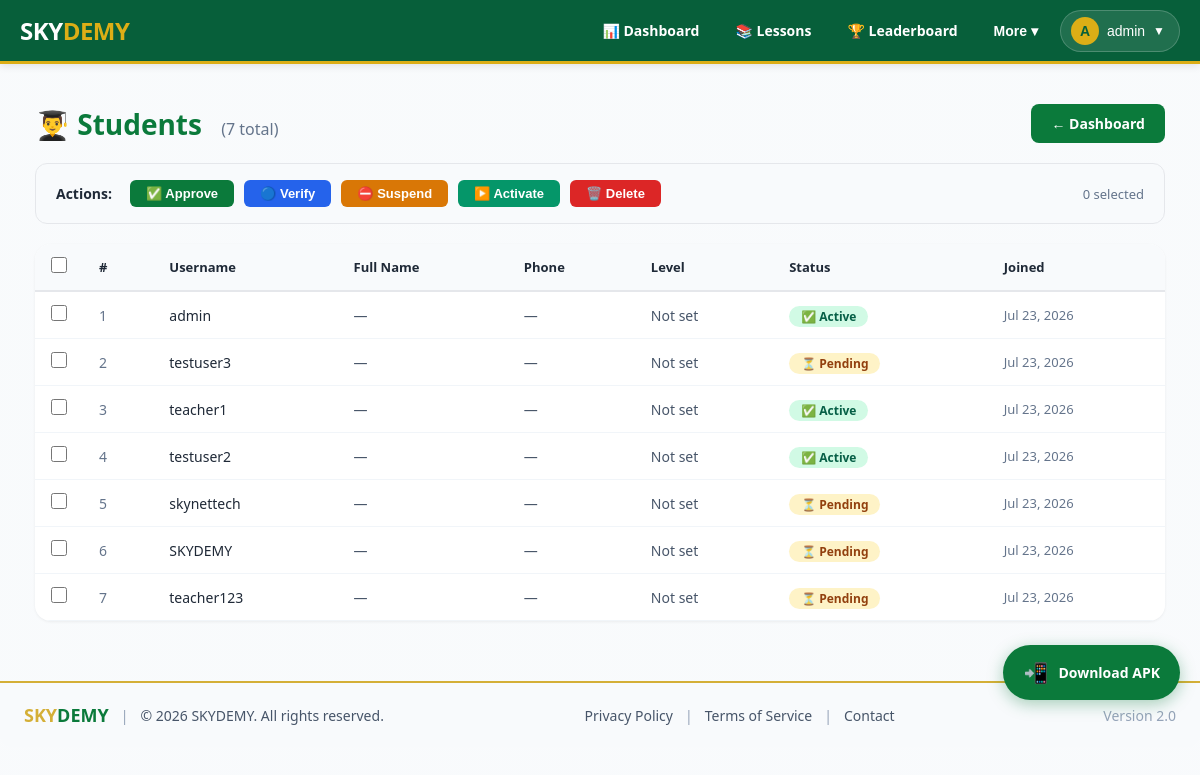
The app's page /students/ (signed in) with its own data.
### users/models.py (models this page shows, shortened)
class UserProfile(models.Model):
    ROLE_CHOICES = (
        ('learner', 'Learner'),
        ('teacher', 'Teacher'),
        ('admin', 'Admin'),
    )
    VERIFICATION_STATUS_CHOICES = (
        ('pending', 'Pending Review'),
        ('verified', 'Verified'),
        ('approved', 'Approved'),
        ('suspended', 'Suspended'),
    )
    user = models.OneToOneField(User, on_delete=models.CASCADE, related_name='profile')
    role = models.CharField(max_length=10, choices=ROLE_CHOICES, default='learner')
    bio = models.TextField(blank=True, default='')
    avatar = CloudinaryField('avatar', blank=True, null=True)
    levels = models.ManyToManyField(Level, blank=True, related_name='users')
    full_name = models.CharField(
        max_length=200,
        blank=True,
        null=True,
        help_text="User's full name (e.g., CHE KENNETH)"
    )
    phone_number = models.CharField(
        max_length=20,
        blank=True,
        unique=True,
        null=True,
        help_text="WhatsApp number for login and notifications"
    )
    referred_by = models.ForeignKey(
        'self',
        on_delete=models.SET_NULL,
        null=True,
        blank=True,
        related_name='referrals'
    )
    verification_status = models.CharField(max_length=10, choices=VERIFICATION_STATUS_CHOICES, default='pending')
    verification_notes = models.TextField(blank=True)
    is_premium = models.BooleanField(default=False)
    subscription_expiry = models.DateTimeField(null=True, blank=True)
    is_suspended = models.BooleanField(default=False)
    is_deleted = models.BooleanField(default=False)
    total_lessons_completed = models.IntegerField(default=0)
    rating = models.FloatField(default=0.0, validators=[MinValueValidator(0), MaxValueValidator(5)])
    joined_date = models.DateTimeField(auto_now_add=True)
    updated_at = models.DateTimeField(auto_now=True)

### dashboard/views.py (the view)
# urls.py: path('students/', student_list, name='student_list'),
@staff_member_required
def student_list(request):
    students = UserProfile.objects.filter(role='learner').select_related('user')
    return render(request, 'dashboard/student_list.html', {'students': students})

### dashboard/templates/dashboard/student_list.html (shortened to what this page needs)
{% extends "dashboard/base.html" %}
{% load static %}
{% block content %}
<div style="max-width: 1400px; margin: 0 auto; padding: 20px;">
    <div style="display: flex; justify-content: space-between; align-items: center; margin-bottom: 20px; flex-wrap: wrap; gap: 10px;">
        <h1 style="font-size: 28px; font-weight: 700; color: #0B7A3B;">
            👨‍🎓 Students
            <span style="font-size: 16px; font-weight: 400; color: #64748B; margin-left: 12px;">
                ({{ students.count }} total)
            </span>
        </h1>
        <div style="display: flex; gap: 10px; flex-wrap: wrap;">
            <a href="{% url 'admin:index' %}" style="background: #0B7A3B; color: #fff; padding: 10px 20px; border-radius: 8px; text-decoration: none; font-weight: 600; font-size: 14px;">
                ← Dashboard
            </a>
        </div>
    </div>
    <div style="background: #F8FAFC; border-radius: 12px; padding: 16px 20px; margin-bottom: 20px; display: flex; flex-wrap: wrap; align-items: center; gap: 10px; border: 1px solid #E5E7EB;">
        <span style="font-weight: 600; color: #1F2937; font-size: 14px; margin-right: 8px;">Actions:</span>
        <button onclick="batchAction('approve')" style="background: #0B7A3B; color: #fff; border: none; padding: 6px 16px; border-radius: 6px; font-weight: 600; font-size: 13px; cursor: pointer; transition: 0.2s;">
            ✅ Approve
        </button>
        <button onclick="batchAction('verify')" style="background: #2563EB; color: #fff; border: none; padding: 6px 16px; border-radius: 6px; font-weight: 600; font-size: 13px; cursor: pointer; transition: 0.2s;">
            🔵 Verify
        </button>
        <button onclick="batchAction('suspend')" style="background: #D97706; color: #fff; border: none; padding: 6px 16px; border-radius: 6px; font-weight: 600; font-size: 13px; cursor: pointer; transition: 0.2s;">
            ⛔ Suspend
        </button>
        <button onclick="batchAction('activate')" style="background: #059669; color: #fff; border: none; padding: 6px 16px; border-radius: 6px; font-weight: 600; font-size: 13px; cursor: pointer; transition: 0.2s;">
            ▶️ Activate
        </button>
        <button onclick="batchAction('delete')" style="background: #DC2626; color: #fff; border: none; padding: 6px 16px; border-radius: 6px; font-weight: 600; font-size: 13px; cursor: pointer; transition: 0.2s;">
            🗑️ Delete
        </button>
        <span id="selected-count" style="color: #64748B; font-size: 13px; margin-left: auto;">0 selected</span>
    </div>
    <form id="batch-form" method="post" action="{% url 'batch_student_action' %}">
        <div style="background: #fff; border-radius: 16px; box-shadow: 0 1px 3px rgba(0,0,0,0.06); overflow: auto;">
            <table style="width: 100%; border-collapse: collapse; min-width: 700px;">
                <thead style="background: #F8FAFC; border-bottom: 2px solid #E5E7EB;">
                    <tr>
                        <th style="padding: 12px 16px; text-align: left; width: 40px;">
                            <input type="checkbox" id="select-all" onchange="toggleAll(this)" style="width: 16px; height: 16px; cursor: pointer;">
                        </th>
                        <th style="padding: 12px 16px; text-align: left; font-weight: 600; color: #1F2937; font-size: 13px;">#</th>
                        <th style="padding: 12px 16px; text-align: left; font-weight: 600; color: #1F2937; font-size: 13px;">Username</th>
                        <th style="padding: 12px 16px; text-align: left; font-weight: 600; color: #1F2937; font-size: 13px;">Full Name</th>
                        <th style="padding: 12px 16px; text-align: left; font-weight: 600; color: #1F2937; font-size: 13px;">Phone</th>
                        <th style="padding: 12px 16px; text-align: left; font-weight: 600; color: #1F2937; font-size: 13px;">Level</th>
                        <th style="padding: 12px 16px; text-align: left; font-weight: 600; color: #1F2937; font-size: 13px;">Status</th>
                        <th style="padding: 12px 16px; text-align: left; font-weight: 600; color: #1F2937; font-size: 13px;">Joined</th>
                    </tr>
                </thead>
                <tbody>
                    {% for student in students %}
                        <tr style="border-bottom: 1px solid #F1F5F9; transition: 0.2s;" onmouseenter="this.style.background='#F8FAFC'" onmouseleave="this.style.background='transparent'">
                            <td style="padding: 12px 16px;">
                                <input type="checkbox" name="selected_ids" value="{{ student.id }}" class="row-checkbox" onchange="updateSelectedCount()" style="width: 16px; height: 16px; cursor: pointer;">
                            </td>
                            <td style="padding: 12px 16px; color: #64748B; font-size: 14px;">{{ forloop.counter }}</td>
                            <td style="padding: 12px 16px; font-weight: 500; color: #1F2937; font-size: 14px;">
                                {{ student.user.username }}
                            </td>
                            <td style="padding: 12px 16px; color: #475569; font-size: 14px;">
                                {{ student.full_name|default:"—" }}
                            </td>
                            <td style="padding: 12px 16px; color: #475569; font-size: 14px;">
                                {{ student.phone_number|default:"—" }}
                            </td>
                            <td style="padding: 12px 16px; color: #475569; font-size: 14px;">
                                {{ student.get_level_display|default:"Not set" }}
                            </td>
                            <td style="padding: 12px 16px;">
                                {% if student.is_suspended %}
                                    <span style="background: #FEE2E2; color: #991B1B; padding: 2px 12px; border-radius: 20px; font-size: 12px; font-weight: 600;">⛔ Suspended</span>
                                {% elif student.verification_status == "verified" or student.verification_status == "approved" %}
                                    <span style="background: #D1FAE5; color: #065F46; padding: 2px 12px; border-radius: 20px; font-size: 12px; font-weight: 600;">✅ Active</span>
                                {% else %}
                                    <span style="background: #FEF3C7; color: #92400E; padding: 2px 12px; border-radius: 20px; font-size: 12px; font-weight: 600;">⏳ Pending</span>
                                {% endif %}
                            </td>
                            <td style="padding: 12px 16px; color: #64748B; font-size: 13px;">
                                {{ student.joined_date|date:"M d, Y" }}
                            </td>
                        </tr>
                    {% empty %}
                        <tr>
                            <td colspan="8" style="padding: 60px 20px; text-align: center; color: #94A3B8; font-size: 16px;">
                                📭 No students registered yet.
                            </td>
                        </tr>
                    {% endfor %}
                </tbody>
            </table>
        </div>
    </form>
</div>
{% endblock %}

### dashboard/templates/dashboard/base.html (shortened to what this page needs)
<!DOCTYPE html>
<html>
<head>
</head>
<body class="skynet-theme">
    <header class="site-header">
        <a href="{% url 'dashboard' %}" class="brand">
            <div class="logo-text">SKY<span>DEMY</span></div>
        </a>
        <nav class="primary-nav" id="primaryNav">
            {% if user.is_authenticated %}
                <a href="{% url 'dashboard' %}" {% if request.path == '/dashboard/' %}class="active"{% endif %}>📊 Dashboard</a>
                <a href="{% url 'courses:lesson_list' %}" {% if '/courses/' in request.path %}class="active"{% endif %}>📚 Lessons</a>
                <a href="{% url 'leaderboard' %}" {% if '/leaderboard/' in request.path %}class="active"{% endif %}>🏆 Leaderboard</a>
                <div class="profile-dropdown" style="position:relative; display:inline-block;">
                    <button class="nav-dropdown-toggle" onclick="toggleMoreDropdown(event)">More ▾</button>
                </div>
                <div class="profile-dropdown">
                    <button class="profile-dropdown-toggle" onclick="toggleProfileDropdown(event)">
                        <span class="avatar-small">
                            {% if user.profile.avatar and user.profile.avatar.url %}
                                <img src="{{ user.profile.avatar.url }}" alt="{{ user.username }}" style="width:100%; height:100%; border-radius:50%; object-fit:cover;">
                            {% else %}
                                {{ user.username|slice:":1"|upper }}
                            {% endif %}
                        </span>
                        <span style="max-width:100px; overflow:hidden; text-overflow:ellipsis; white-space:nowrap;">{{ user.username }}</span>
                        <span style="font-size:12px;">▼</span>
                    </button>
                </div>
            {% else %}
                <a href="{% url 'login' %}" class="btn-login">🔑 Login</a>
                <a href="{% url 'register' %}" class="btn-register">📝 Register</a>
            {% endif %}
        </nav>
    </header>
    <div class="main-content">
        {% block content %}
        {% endblock %}
    </div>
    {% include "shared/footer.html" %}
    <a href="/static/skydemy-app.apk"
       download
       class="apk-download-btn"
       onmouseenter="this.style.transform='scale(1.05)'"
       onmouseleave="this.style.transform='scale(1)'">
        <span class="icon">📲</span> Download APK
    </a>
</body>
</html>

### templates/shared/footer.html (shortened to what this page needs)
{% load static %}
<div id="footer">
    <div class="footer-left">
        <span class="brand">
            <span class="gold">SKY</span>DEMY
        </span>
        <span class="separator">|</span>
        <span class="copyright">&copy; {% now "Y" %} SKYDEMY. All rights reserved.</span>
    </div>
    <div class="footer-links">
        <a href="#">Privacy Policy</a>
        <span class="separator">|</span>
        <a href="#">Terms of Service</a>
        <span class="separator">|</span>
        <a href="#">Contact</a>
    </div>
    <div class="footer-version">
        <span>Version 2.0</span>
    </div>
</div>

### records on screen
UserProfile: user.username "admin", full_name "—", phone_number "—", level "Not set", is_suspended "✅ Active", joined_date "Jul 23, 2026"
UserProfile: user.username "testuser3", full_name "—", phone_number "—", level "Not set", is_suspended "⏳ Pending", joined_date "Jul 23, 2026"
UserProfile: user.username "teacher1", full_name "—", phone_number "—", level "Not set", is_suspended "✅ Active", joined_date "Jul 23, 2026"
UserProfile: user.username "testuser2", full_name "—", phone_number "—", level "Not set", is_suspended "✅ Active", joined_date "Jul 23, 2026"
UserProfile: user.username "skynettech", full_name "—", phone_number "—", level "Not set", is_suspended "⏳ Pending", joined_date "Jul 23, 2026"
UserProfile: user.username "SKYDEMY", full_name "—", phone_number "—", level "Not set", is_suspended "⏳ Pending", joined_date "Jul 23, 2026"
UserProfile: user.username "teacher123", full_name "—", phone_number "—", level "Not set", is_suspended "⏳ Pending", joined_date "Jul 23, 2026"

### other values on screen
{{ user.username|slice:":1"|upper }} "A"
{{ user.username }} "admin"
{{ students.count }} "7"
